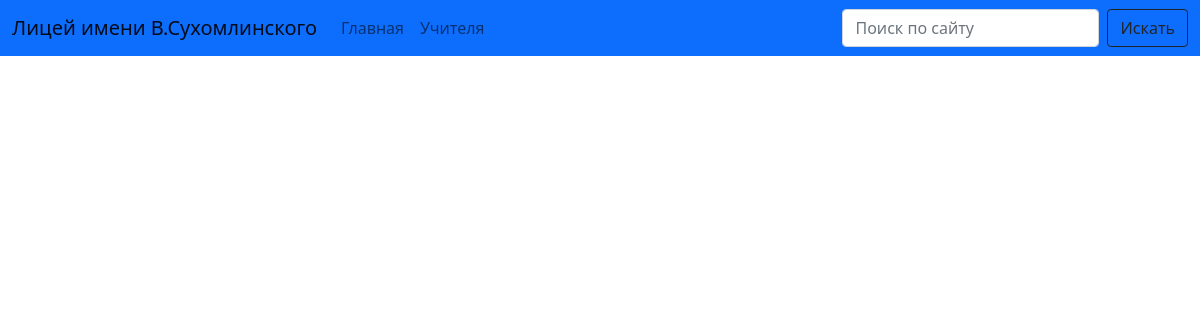
The page /teachers/ on the database as committed earlier.
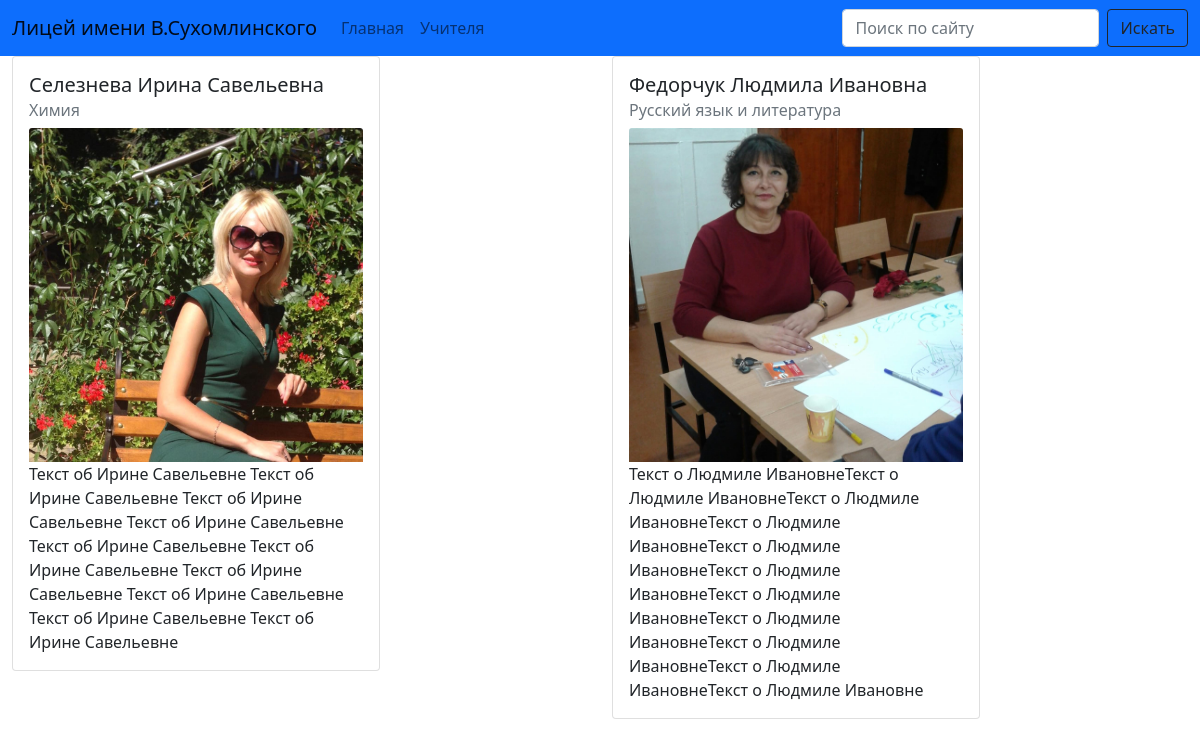
The same page on the database as committed later.
### teachers/models.py (models this page shows, shortened)
class Teacher(models.Model):
    full_name = models.CharField(max_length=255, verbose_name="ФИО")
    subject = models.CharField(max_length=100, choices=SUBJECT_CHOICES, blank=True, null=True, verbose_name="Предмет")
    description = models.TextField(null=True, blank=True,  verbose_name="Описание")
    image = models.ImageField(upload_to='teachers/', null=True, blank=True, verbose_name="Фотография")
    class Meta:
        ordering = ['full_name']
        verbose_name = 'Учитель'
        verbose_name_plural = 'Учителя'

### teachers/views.py (the view)
# urls.py: path('teachers/', views.teacher_page, name='teachers'),
def teacher_page(request):
    context = {
        'teachers': Teacher.objects.all()
    }
    return render(request, 'teachers/teachers.html', context)

### teachers/templates/teachers/teachers.html
{% extends 'teachers/base.html' %}
{% block content %}
<div class="container-fluid">
    <div class="row">
        {% for teacher in teachers %}
        <div class="col">
            <div class="card" style="width: 23rem;">
                <div class="card-body">
                    <h5 class="card-title">{{ teacher.full_name }}</h5>
                    <h6 class="card-subtitle mb-2 text-muted">{{ teacher.subject|capfirst }}</h6>
                    <img src="{{ teacher.image.url }}" class="card-img-top" alt="{{ teacher.full_name }}">
                    <p class="card-text col-xs-4">{{ teacher.description }}</p>
                </div>
            </div>
        </div>
        {% endfor %}
    </div>
</div>
{% endblock content %}

### teachers/templates/teachers/base.html (shortened to what this page needs)
<!doctype html>
<html lang="en">
  <head>
    <link href="https://cdn.jsdelivr.net/npm/bootstrap@5.0.1/dist/css/bootstrap.min.css" rel="stylesheet">
  </head>
  <body>
    {% include "teachers/navbar.html" %}
    {% block content %}
    {% endblock content %}
  </body>
</html>

### teachers/templates/teachers/navbar.html (shortened to what this page needs)
<nav class="navbar navbar-expand-lg navbar-light bg-primary">
    <div class="container-fluid">
      <a class="navbar-brand" href="{% url 'homepage' %}">Лицей имени В.Сухомлинского</a>
      <div class="collapse navbar-collapse" id="navbarSupportedContent">
        <ul class="navbar-nav me-auto mb-2 mb-lg-0">
          <li class="nav-item">
            <a class="nav-link" aria-current="page" href="#">Главная</a>
          </li>
          <li class="nav-item">
            <a class="nav-link" href="{% url 'teachers' %}">Учителя</a>
          </li>
        </ul>
        <form class="d-flex">
          <input class="form-control me-2" type="search" placeholder="Поиск по сайту" aria-label="Search">
          <button class="btn btn-outline-dark" type="submit">Искать</button>
        </form>
      </div>
    </div>
  </nav>

Rows that differ between the two databases and show on the page:
added Teacher: full_name "Селезнева Ирина Савельевна", subject "Химия", image (picture), description "Текст об Ирине Савельевне Текст об Ирине Савельевне Текст об Ирине Савельевне Текст об Ирине Савельевне Текст об Ирине Савельевне Текст об Ирине Савельевне Текст об Ирине Савельевне Текст об Ирине Савельевне Текст об Ирине Савельевне Текст об Ирине Савельевне"
added Teacher: full_name "Федорчук Людмила Ивановна", subject "Русский язык и литература", image (picture), description "Текст о Людмиле ИвановнеТекст о Людмиле ИвановнеТекст о Людмиле ИвановнеТекст о Людмиле ИвановнеТекст о Людмиле ИвановнеТекст о Людмиле ИвановнеТекст о Людмиле ИвановнеТекст о Людмиле ИвановнеТекст о Людмиле ИвановнеТекст о Людмиле ИвановнеТекст о Людмиле Ивановне"
